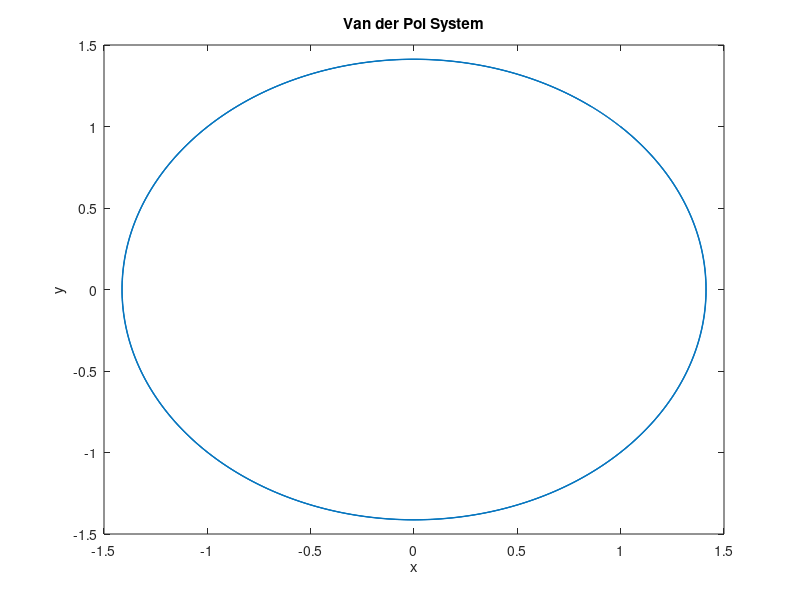

This chart was generated by the following MATLAB code:
%% Van der Pol System

% Parameters
m = 0;

% Reduced order Van Der Pol equations
xp = @(x,y) y;
yp = @(x,y) m*(1-(x^2))*y - x;

% Initial condition
ic = [1; 1];

% Change these to change the resolution and
% amount of trajectory plotted
dt = 0.001;
pathlength = 25;

traj = zeros(2, floor(pathlength/dt));
traj(:,1) = ic;

for i = 2:length(traj)
        
    x = traj(1,i-1);
    y = traj(2,i-1);
    
    % Forward Euler
%     x = x + xp(x,y)*dt;
%     y = y + yp(x,y)*dt;
    
    % RK4    
    xb = x + (1/2)*dt*xp(x,y);
    yb = y + (1/2)*dt*yp(x,y);
    
    xc = x + (1/2)*dt*xp(xb,yb);
    yc = y + (1/2)*dt*yp(xb,yb);
    
    xd = x + dt*xp(xc,yc);
    yd = y + dt*yp(xc,yc);
    
    x = x + (dt/6)*(xp(x,y)+2*xp(xb,yb)+2*xp(xc,yc)+xp(xd,yd));
    y = y + (dt/6)*(yp(x,y)+2*yp(xb,yb)+2*yp(xc,yc)+yp(xd,yd));
    
    traj(1,i) = x;
    traj(2,i) = y;
    
end


xs = traj(1,:);
ys = traj(2,:);

plot(xs,ys);
xlabel('x');
ylabel('y');
title('Van der Pol System');